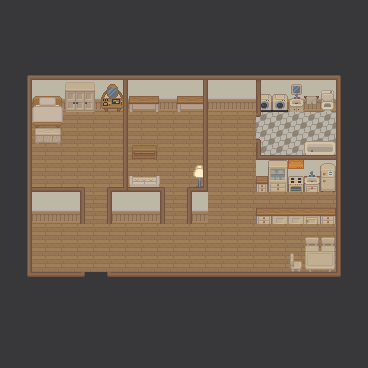

This game map was drawn from its Tiled (.tmx) file and the tilesets committed beside it. A one-line description and the trimmed map source follow:
An orthogonal 23x23 tile map with 16x16 px tiles, 4 tile layers (Bottom Layer, Ledge Layer, Collision Layer, Top Layer) and 14 objects.

<map version="1.10" tiledversion="1.10.2" orientation="orthogonal" renderorder="right-down" width="23" height="23" tilewidth="16" tileheight="16" infinite="0" nextlayerid="6" nextobjectid="27">
 <editorsettings>
  <export target="../../config/Nipreet-Jordan-House.json" format="json" />
 </editorsettings>
 <tileset firstgid="1" source="globals.tsx" />
 <layer id="3" name="Bottom Layer" width="23" height="23">
  <data>[529 cells, 510 non-empty, 4 distinct tile ids]</data>
 </layer>
 <layer id="4" name="Ledge Layer" width="23" height="23">
  <data>[529 cells, 36 non-empty, 26 distinct tile ids]</data>
 </layer>
 <layer id="5" name="Collision Layer" width="23" height="23">
  <data>[529 cells, 147 non-empty, 41 distinct tile ids]</data>
 </layer>
 <objectgroup id="2" name="Furniture">
  <object id="6" gid="19774" x="254.727" y="182.182" width="16" height="16" />
  <object id="9" gid="23555" x="105" y="128.667" width="16" height="16" />
  <object id="11" gid="24097" x="183.5" y="120" width="16" height="16" />
  <object id="12" gid="24097" x="136" y="119.5" width="16" height="16" />
  <object id="13" gid="25753" x="136.75" y="97" width="16" height="16" />
  <object id="14" gid="25483" x="154.5" y="112" width="16" height="16" />
  <object id="15" gid="25483" x="165.25" y="112" width="16" height="16" />
  <object id="16" gid="25753" x="184.25" y="96.25" width="16" height="16" />
  <object id="17" gid="26833" x="184.5" y="103" width="16" height="16" />
  <object id="18" gid="26833" x="137.25" y="103.5" width="16" height="16" />
  <object id="19" gid="26293" x="147.5" y="107.5" width="16" height="16" />
  <object id="20" gid="26293" x="194.5" y="107.75" width="16" height="16" />
  <object id="22" gid="19561" x="160" y="96.6667" width="16" height="16" />
  <object id="25" gid="27103" x="136.5" y="149.625" width="16" height="16" />
 </objectgroup>
 <layer id="1" name="Top Layer" width="23" height="23">
  <data>[529 cells, 26 non-empty, 22 distinct tile ids]</data>
 </layer>
</map>
